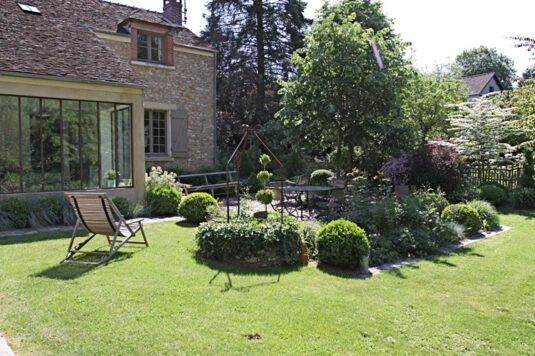
#> input picture Inputs/IMG_5177-535x356_preprocessed.jpg, 535 x 356 px
$ python compute_plantable_zone_ROBUST.py
#> lines starting #> are read from the running program, lines starting #| are printed output that depends on the picture; after the words box and inside, x2 and y2 are one past the last pixel; in counts of white or black regions, pixels touching at a corner belong together
"""
compute_plantable_zone_ROBUST.py

Stratégie ROBUSTE : Ground mask → Soustraction des objets → Filtre matière

Pipeline:
A) Construire ground_candidate (grande surface au bas)
B) Détecter objects_on_ground (chaises, pots)
C) Soustraire : plantable = ground - objects
D) Filtrer par matière (vert/brun, pas gris/dalle)
"""

import json
import numpy as np
import cv2
from pycocotools import mask as mask_utils
from pathlib import Path
from typing import List, Dict, Tuple
from scipy.ndimage import binary_dilation, binary_erosion, binary_fill_holes


# ============ Configuration ROBUSTE ============
VISION_JSON = Path("VisionOutput.json")
IMAGE_PATH = Path("Inputs/IMG_5177-535x356_preprocessed.jpg")
OUT_JSON = Path("PlantableZone_ROBUST.json")

CONFIG = {
    # ===== ÉTAPE A : Ground Candidate =====
    "ground": {
        "min_y_centroid": 0.55,      # Surface au bas
        "min_area_ratio": 0.03,      # Éviter micro-segments
        "min_bbox_width": 0.35,      # Surface étendue (largeur > 35%)
        "max_depth_std": 0.25,       # Profondeur stable (optionnel)
    },

    # ===== ÉTAPE B : Objects on Ground =====
    "objects": {
        "min_intersection": 0.60,    # Objet dans le sol (60% overlap)
        "max_area_ratio": 0.05,      # Petits/moyens objets (< 5%)
        "max_aspect_ratio": 2.5,     # Pas trop vertical
        "compact_threshold": 0.65,   # Compacité (area/bbox_area)
    },

    # ===== ÉTAPE C : Morphologie =====
    "morphology": {
        "fill_holes": True,          # Remplir trous dans ground
        "smooth_iterations": 2,      # Lissage
        "kernel_size": 5,            # Taille kernel
    },

    # ===== ÉTAPE D : Filtre matière =====
    "material": {
        "min_green_ratio": 0.25,     # Herbe
        "min_brown_ratio": 0.15,     # Terre
        "max_gray_ratio": 0.70,      # Rejeter dalles/terrasse
        "min_saturation": 20,        # Couleur vivante
        "use_excess_green": True,    # ExG = 2G - R - B
        "exg_threshold": 10,         # Seuil ExG
    },

    # ===== ÉTAPE E : Anchors =====
    "anchors": {
        "num_points": 15,
        "min_distance": 0.08,
        "border_margin": 0.05,
    }
}


def compute_intersection(mask1: np.ndarray, mask2: np.ndarray) -> float:
    """Calcule le ratio d'intersection de mask1 dans mask2."""
    if mask1.sum() == 0:
        return 0.0
    intersection = (mask1 & mask2).sum()
    return float(intersection) / mask1.sum()


def compute_compactness(mask: np.ndarray, bbox: List[float], H: int, W: int) -> float:
    """
    Compacité = area_mask / area_bbox.
    Objets compacts (chaises) ont ~0.5-0.8
    Sol étendu a ~0.3-0.5
    """
    area_mask = mask.sum()

    # Bbox en pixels
    x, y, w, h = bbox
    bbox_area = (w * W) * (h * H)

    if bbox_area == 0:
        return 0.0

    return float(area_mask) / bbox_area


def compute_excess_green(img: np.ndarray, mask: np.ndarray) -> float:
    """
    Excess Green Index (ExG) = 2*G - R - B
    Positif → végétation
    Négatif → autre surface
    """
    pixels = img[mask].astype(float)

    if len(pixels) == 0:
        return 0.0

    R = pixels[:, 0]
    G = pixels[:, 1]
    B = pixels[:, 2]

    exg = 2 * G - R - B
    mean_exg = exg.mean()

    return float(mean_exg)


def compute_color_features(img: np.ndarray, mask: np.ndarray) -> Dict:
    """Analyse couleur HSV + ExG."""
    pixels_rgb = img[mask]

    if len(pixels_rgb) == 0:
        return {
            "green_ratio": 0.0,
            "brown_ratio": 0.0,
            "gray_ratio": 0.0,
            "mean_saturation": 0.0,
            "excess_green": 0.0
        }

    # HSV
    img_hsv = cv2.cvtColor(img, cv2.COLOR_RGB2HSV)
    pixels_hsv = img_hsv[mask]

    # Vert
    green_mask = (pixels_hsv[:, 0] >= 35) & (pixels_hsv[:, 0] <= 85)
    green_ratio = green_mask.sum() / len(pixels_hsv)

    # Brun
    brown_mask = (pixels_hsv[:, 0] >= 10) & (pixels_hsv[:, 0] <= 30)
    brown_ratio = brown_mask.sum() / len(pixels_hsv)

    # Gris (faible saturation)
    gray_mask = pixels_hsv[:, 1] < 30
    gray_ratio = gray_mask.sum() / len(pixels_hsv)

    # Saturation moyenne
    mean_sat = float(pixels_hsv[:, 1].mean())

    # Excess Green
    exg = compute_excess_green(img, mask)

    return {
        "green_ratio": float(green_ratio),
        "brown_ratio": float(brown_ratio),
        "gray_ratio": float(gray_ratio),
        "mean_saturation": mean_sat,
        "excess_green": exg
    }


def morphological_processing(mask: np.ndarray, config: Dict) -> np.ndarray:
    """
    Nettoyage morphologique :
    - Remplir trous
    - Lisser contours
    """
    kernel = np.ones((config["kernel_size"], config["kernel_size"]), dtype=bool)

    # Remplir trous
    if config["fill_holes"]:
        mask = binary_fill_holes(mask)

    # Lissage : erosion puis dilatation (opening)
    for _ in range(config["smooth_iterations"]):
        mask = binary_erosion(mask, structure=kernel)
        mask = binary_dilation(mask, structure=kernel)

    return mask


def generate_anchors_with_spacing(
    mask: np.ndarray,
    num_points: int,
    min_distance: float,
    border_margin: float
) -> List[Dict]:
    """Génère anchors avec distance min et marge."""
    H, W = mask.shape

    # Marge
    margin_x = int(W * border_margin)
    margin_y = int(H * border_margin)

    mask_inner = mask.copy()
    mask_inner[:margin_y, :] = False
    mask_inner[-margin_y:, :] = False
    mask_inner[:, :margin_x] = False
    mask_inner[:, -margin_x:] = False

    y_coords, x_coords = np.where(mask_inner)

    if len(x_coords) == 0:
        return []

    # Sélection avec distance min
    min_dist_px = int(min(W, H) * min_distance)

    selected = []
    selected_points = []

    np.random.seed(42)
    first_idx = np.random.randint(0, len(x_coords))
    selected.append(first_idx)
    selected_points.append((x_coords[first_idx], y_coords[first_idx]))

    max_attempts = len(x_coords) * 2
    attempts = 0

    while len(selected) < num_points and attempts < max_attempts:
        idx = np.random.randint(0, len(x_coords))
        x, y = x_coords[idx], y_coords[idx]

        too_close = False
        for (sx, sy) in selected_points:
            if np.sqrt((x - sx)**2 + (y - sy)**2) < min_dist_px:
                too_close = True
                break

        if not too_close:
            selected.append(idx)
            selected_points.append((x, y))

        attempts += 1

    anchors = []
    for i, (x_px, y_px) in enumerate(selected_points):
        anchors.append({
            "id": f"p{i+1}",
            "x": round(float(x_px) / W, 3),
            "y": round(float(y_px) / H, 3),
            "score": round(float(y_px) / H, 2)
        })

    return anchors


def main():
    print("=" * 70)
    print("PLANTABLE ZONE - STRATÉGIE ROBUSTE (Ground - Objects)")
    print("=" * 70)

    # Charger données
    print(f"\n📂 Loading {VISION_JSON}...")
    with open(VISION_JSON, "r", encoding="utf-8") as f:
#> (reads VisionOutput.json from the repository)
        vision = json.load(f)

    print(f"📂 Loading {IMAGE_PATH}...")
    img = cv2.imread(str(IMAGE_PATH))
#> img is the input picture: shape (356, 535, 3); mean B, G, R 96.1, 125.8, 118.7
    img = cv2.cvtColor(img, cv2.COLOR_BGR2RGB)
    H, W, _ = img.shape
#> H = 356; W = 535

    segments = vision.get("segments", [])
    print(f"✅ Loaded {len(segments)} segments")

    # ========== ÉTAPE A : Ground Candidate ==========
    print("\n" + "=" * 70)
    print("ÉTAPE A : CONSTRUIRE GROUND CANDIDATE")
    print("=" * 70)

    ground_mask = np.zeros((H, W), dtype=bool)
    ground_segments = []

    for seg in segments:
        centroid = seg.get("centroid", [0, 0])
        area_ratio = seg.get("area_ratio", 0)
        bbox = seg.get("bbox", [0, 0, 0, 0])
        depth_std = seg.get("depth_std", 0)

        # Critères ground
        is_ground = (
            centroid[1] >= CONFIG["ground"]["min_y_centroid"] and
            area_ratio >= CONFIG["ground"]["min_area_ratio"] and
            bbox[2] >= CONFIG["ground"]["min_bbox_width"] and
            (depth_std is None or depth_std <= CONFIG["ground"]["max_depth_std"])
        )

        if is_ground:
            rle = seg["mask_rle"]
            mask = mask_utils.decode(rle).astype(bool)
            ground_mask |= mask
            ground_segments.append(seg["segment_id"])

            print(f"  ✅ Segment {seg['segment_id']}: ground candidate "
                  f"(y={centroid[1]:.2f}, area={area_ratio:.3f}, w={bbox[2]:.2f})")
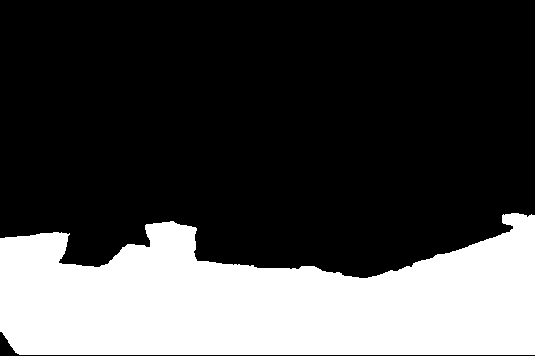
#> ground_mask: shape (356, 535) bool; 28.7% white; 1 white region, box (x1, y1, x2, y2) and area: (0, 213, 535, 355) 54702
#> after the loop, ground_segments = [0]

    print(f"\n✅ Ground candidates: {len(ground_segments)} segments")
#| ✅ Ground candidates: 1 segments
    print(f"   Coverage: {ground_mask.sum() / (H*W):.1%}")
#|    Coverage: 28.7%

    # Nettoyage morphologique
    print(f"\n🧹 Morphological processing...")
    ground_mask = morphological_processing(ground_mask, CONFIG["morphology"])
#> after the loop in morphological_processing, `for _ in range(config["smooth_iterations"]):`: mask: shape (356, 535) bool; 28.7% white; 1 white region, box (x1, y1, x2, y2) and area: (0, 213, 535, 355) 54665
    print(f"   Coverage after cleanup: {ground_mask.sum() / (H*W):.1%}")
#|    Coverage after cleanup: 28.7%

    # ========== ÉTAPE B : Objects on Ground ==========
    print("\n" + "=" * 70)
    print("ÉTAPE B : DÉTECTER OBJECTS ON GROUND")
    print("=" * 70)

    objects_mask = np.zeros((H, W), dtype=bool)
    object_segments = []

    for seg in segments:
        seg_id = seg["segment_id"]

        # Skip si déjà dans ground
        if seg_id in ground_segments:
            continue

        rle = seg["mask_rle"]
        mask = mask_utils.decode(rle).astype(bool)

        # Intersection avec ground
        intersection_ratio = compute_intersection(mask, ground_mask)

        # Critères objet
        area_ratio = seg.get("area_ratio", 0)
        bbox = seg.get("bbox", [0, 0, 1, 1])

        # Aspect ratio
        aspect_ratio = bbox[3] / bbox[2] if bbox[2] > 0 else 0

        # Compacité
        compactness = compute_compactness(mask, bbox, H, W)

        is_object = (
            intersection_ratio >= CONFIG["objects"]["min_intersection"] and
            area_ratio <= CONFIG["objects"]["max_area_ratio"] and
            aspect_ratio <= CONFIG["objects"]["max_aspect_ratio"] and
            compactness >= CONFIG["objects"]["compact_threshold"]
        )

        if is_object:
            objects_mask |= mask
            object_segments.append(seg_id)

            print(f"  🪑 Segment {seg_id}: object on ground "
                  f"(intersection={intersection_ratio:.2f}, "
                  f"area={area_ratio:.3f}, compact={compactness:.2f})")
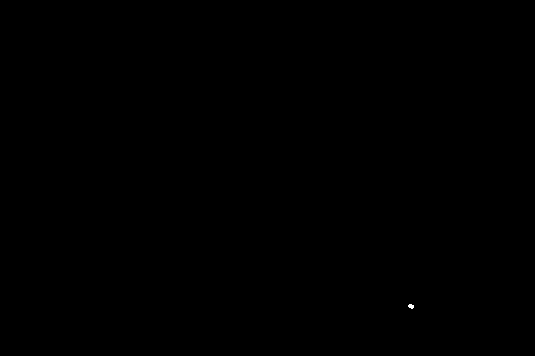
#> mask: shape (356, 535) bool; 0.01% white; 1 white region, box (x1, y1, x2, y2) and area: (408, 304, 414, 309) 22
#> objects_mask: shape (356, 535) bool; 0.1% white; 3 white regions, box (x1, y1, x2, y2) and area: (243, 333, 261, 340) 102, (234, 305, 247, 312) 63, (408, 304, 414, 309) 22
#> after the loop, object_segments = [78, 88, 89]

    print(f"\n✅ Objects detected: {len(object_segments)} segments")
#| ✅ Objects detected: 3 segments
    print(f"   Coverage: {objects_mask.sum() / (H*W):.1%}")
#|    Coverage: 0.1%

    # ========== ÉTAPE C : Plantable = Ground - Objects ==========
    print("\n" + "=" * 70)
    print("ÉTAPE C : SOUSTRAIRE OBJECTS")
    print("=" * 70)

    plantable_raw = ground_mask & ~objects_mask

    print(f"✅ Plantable (before material filter): {plantable_raw.sum() / (H*W):.1%}")
#| ✅ Plantable (before material filter): 28.6%
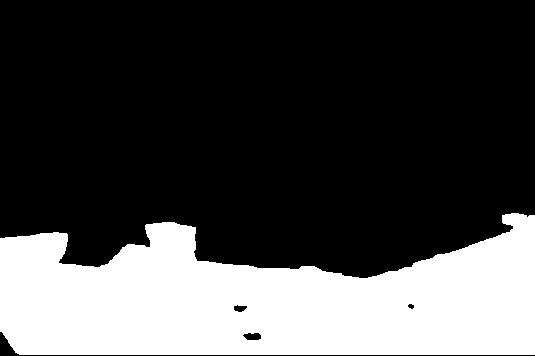
#> plantable_raw: shape (356, 535) bool; 28.6% white; 1 white region, box (x1, y1, x2, y2) and area: (0, 213, 535, 355) 54478

    # ========== ÉTAPE D : Filtre Matière ==========
    print("\n" + "=" * 70)
    print("ÉTAPE D : FILTRE MATIÈRE (vert/brun, pas gris)")
    print("=" * 70)

    # Analyser couleur de la zone plantable
    color_features = compute_color_features(img, plantable_raw)
#> in compute_color_features, `img_hsv = cv2.cvtColor(img, cv2.COLOR_RGB2HSV)`: img_hsv: shape (356, 535, 3); mean H, S, V 56, 65.1, 128.3
#> in compute_color_features, `green_ratio = green_mask.sum() / len(pixels_hsv)`: green_ratio = 0.885
#> in compute_color_features, `brown_ratio = brown_mask.sum() / len(pixels_hsv)`: brown_ratio = 0.0135
#> in compute_color_features, `gray_ratio = gray_mask.sum() / len(pixels_hsv)`: gray_ratio = 0
#> in compute_color_features, `mean_sat = float(pixels_hsv[:, 1].mean())`: mean_sat = 106.4
#> in compute_excess_green, `mean_exg = exg.mean()`: mean_exg = 93.72
#> color_features = {'green_ratio': 0.885, 'brown_ratio': 0.0135, 'gray_ratio': 0, 'mean_saturation': 106.4, 'excess_green': 93.72}

    print(f"\nColor analysis on plantable area:")
    print(f"  - Green ratio:  {color_features['green_ratio']:.2f}")
#|   - Green ratio:  0.88
    print(f"  - Brown ratio:  {color_features['brown_ratio']:.2f}")
#|   - Brown ratio:  0.01
    print(f"  - Gray ratio:   {color_features['gray_ratio']:.2f}")
#|   - Gray ratio:   0.00
    print(f"  - Saturation:   {color_features['mean_saturation']:.1f}")
#|   - Saturation:   106.4
    print(f"  - Excess Green: {color_features['excess_green']:.1f}")
#|   - Excess Green: 93.7

    # Filtre pixel-wise
    img_hsv = cv2.cvtColor(img, cv2.COLOR_RGB2HSV)

    # Masque de végétation/sol
    vegetation_mask = (
        # Vert
        ((img_hsv[:, :, 0] >= 35) & (img_hsv[:, :, 0] <= 85)) |
        # Brun
        ((img_hsv[:, :, 0] >= 10) & (img_hsv[:, :, 0] <= 30))
    )
#> vegetation_mask: shape (356, 535) bool; 69.9% white; 870 black regions (765 under 20 px), largest, box (x1, y1, x2, y2) and area: (0, 0, 315, 198) 28403, (382, 0, 535, 117) 9531, (262, 175, 364, 228) 2261

    # Saturation minimum
    saturation_mask = img_hsv[:, :, 1] >= CONFIG["material"]["min_saturation"]
#> saturation_mask: shape (356, 535) bool; 86.5% white; 859 black regions (770 under 20 px), largest, box (x1, y1, x2, y2) and area: (379, 0, 535, 91) 9078, (132, 46, 219, 172) 3784, (217, 91, 278, 151) 1148

    # Pas trop gris
    not_gray_mask = img_hsv[:, :, 1] >= 30
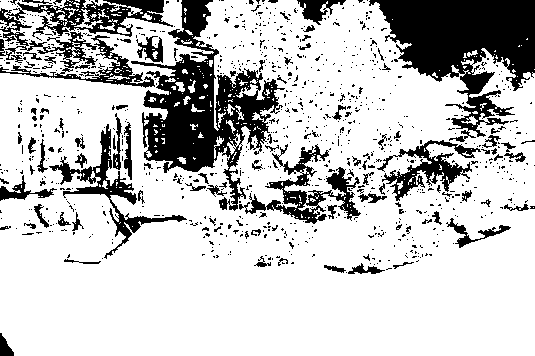
#> not_gray_mask: shape (356, 535) bool; 77.1% white; 935 black regions (842 under 20 px), largest, box (x1, y1, x2, y2) and area: (369, 0, 535, 142) 11476, (131, 0, 285, 211) 10910, (0, 0, 173, 88) 5135

    # Combiner
    material_mask = vegetation_mask & saturation_mask & not_gray_mask
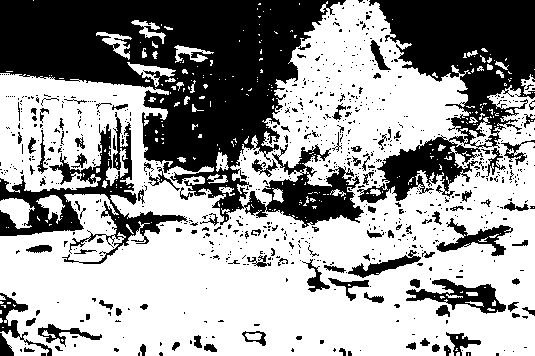
#> material_mask: shape (356, 535) bool; 61.2% white; 797 black regions (691 under 20 px), largest, box (x1, y1, x2, y2) and area: (0, 0, 364, 228) 38399, (357, 0, 535, 203) 16452, (0, 112, 188, 264) 6085

    # Appliquer à plantable
    plantable_final = plantable_raw & material_mask
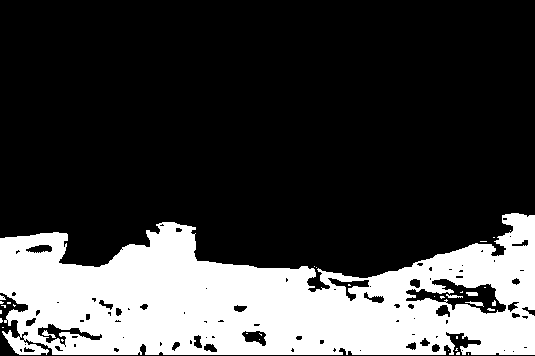
#> plantable_final: shape (356, 535) bool; 25.7% white; 34 white regions (28 under 20 px), largest, box (x1, y1, x2, y2) and area: (0, 213, 535, 355) 48582, (465, 301, 484, 307) 47, (42, 330, 56, 338) 44, (466, 292, 478, 296) 43, (446, 294, 463, 298) 38, (0, 295, 6, 300) 20

    coverage_final = plantable_final.sum() / (H * W)
#> coverage_final = 0.257

    print(f"\n✅ Plantable (after material filter): {coverage_final:.1%}")
#| ✅ Plantable (after material filter): 25.7%

    # ========== ÉTAPE E : Anchors ==========
    print("\n" + "=" * 70)
    print("ÉTAPE E : GÉNÉRER ANCHORS")
    print("=" * 70)

    anchors = generate_anchors_with_spacing(
        plantable_final,
        CONFIG["anchors"]["num_points"],
        CONFIG["anchors"]["min_distance"],
        CONFIG["anchors"]["border_margin"]
    )
#> in generate_anchors_with_spacing, `mask_inner[:, -margin_x:] = False`:
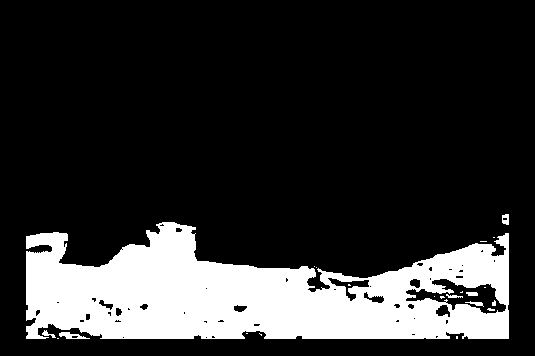
#> mask_inner: shape (356, 535) bool; 19.2% white; 22 white regions (15 under 20 px), largest, box (x1, y1, x2, y2) and area: (26, 222, 509, 339) 36141, (59, 332, 90, 339) 114, (502, 214, 509, 225) 61
#> in generate_anchors_with_spacing, `first_idx = np.random.randint(0, len(x_coords))`: first_idx = 15795
#> in generate_anchors_with_spacing, `max_attempts = len(x_coords) * 2`: max_attempts = 73142
#> the loop in generate_anchors_with_spacing, `while len(selected) < num_points and attempts < max_attempts:` made 21 passes
#> (idx, x, y) on passes 1 to 12: (860, 44, 238), (11284, 61, 280), (6265, 209, 268), (16850, 270, 293), (21962, 84, 306), (16023, 285, 291), (1685, 505, 245), (769, 56, 237), (2433, 463, 251), (5311, 241, 265), (17568, 188, 295), (19769, 30, 301)
#> after the loop in generate_anchors_with_spacing, `while len(selected) < num_points and attempts < max_attempts:`: attempts = 21; selected = [15795, 860, 6265, 16850, 21962, 1685, 2433, 5311, 17568, 19769, 27480, 25658, 18431, 189, 19118]; selected_points = [(57, 291), (44, 238), (209, 268), (270, 293), (84, 306), (505, 245), (463, 251), (241, 265), (188, 295), (30, 301), (299, 318), (368, 314), (235, 297), (171, 227), (157, 299)]
#> the loop in generate_anchors_with_spacing, `for i, (x_px, y_px) in enumerate(selected_points):` made 15 passes
#> after the loop in generate_anchors_with_spacing, `for i, (x_px, y_px) in enumerate(selected_points):`: anchors = 15 items
#> anchors = 15 items

    print(f"✅ Generated {len(anchors)} anchors")
#| ✅ Generated 15 anchors

    # ========== OUTPUT ==========
    plantable_rle = mask_utils.encode(np.asfortranarray(plantable_final.astype(np.uint8)))
#> plantable_rle = 2 items
    plantable_rle["counts"] = plantable_rle["counts"].decode("utf-8")

    output = {
        "version": "plantable_zone_robust_v1",
        "image_id": vision.get("image_id"),
        "image_size": [W, H],

        "config": CONFIG,

        "pipeline_steps": {
            "A_ground_segments": ground_segments,
            "B_object_segments": object_segments,
            "C_ground_coverage": float(ground_mask.sum() / (H*W)),
            "D_objects_coverage": float(objects_mask.sum() / (H*W)),
            "E_plantable_raw_coverage": float(plantable_raw.sum() / (H*W)),
            "F_plantable_final_coverage": float(coverage_final)
        },

        "plantable": {
            "coverage": float(coverage_final),
            "total_pixels": int(plantable_final.sum()),
            "mask_rle": plantable_rle,
            "anchors": anchors,
            "color_features": color_features
        }
    }

    with open(OUT_JSON, "w", encoding="utf-8") as f:
        json.dump(output, f, indent=2)

    print(f"\n✅ Saved {OUT_JSON}")

    # ========== SUMMARY ==========
    print("\n" + "=" * 70)
    print("ROBUST PIPELINE SUMMARY")
    print("=" * 70)
    print(f"A) Ground candidates:  {len(ground_segments)} segments → {ground_mask.sum()/(H*W):.1%}")
#| A) Ground candidates:  1 segments → 28.7%
    print(f"B) Objects detected:   {len(object_segments)} segments → {objects_mask.sum()/(H*W):.1%}")
#| B) Objects detected:   3 segments → 0.1%
    print(f"C) Ground - Objects:   {plantable_raw.sum()/(H*W):.1%}")
#| C) Ground - Objects:   28.6%
    print(f"D) Material filter:    {coverage_final:.1%}")
#| D) Material filter:    25.7%
    print(f"E) Anchors:            {len(anchors)} points")
#| E) Anchors:            15 points
    print(f"\n✅ Final plantable coverage: {coverage_final:.1%}")
#| ✅ Final plantable coverage: 25.7%


if __name__ == "__main__":
    main()
